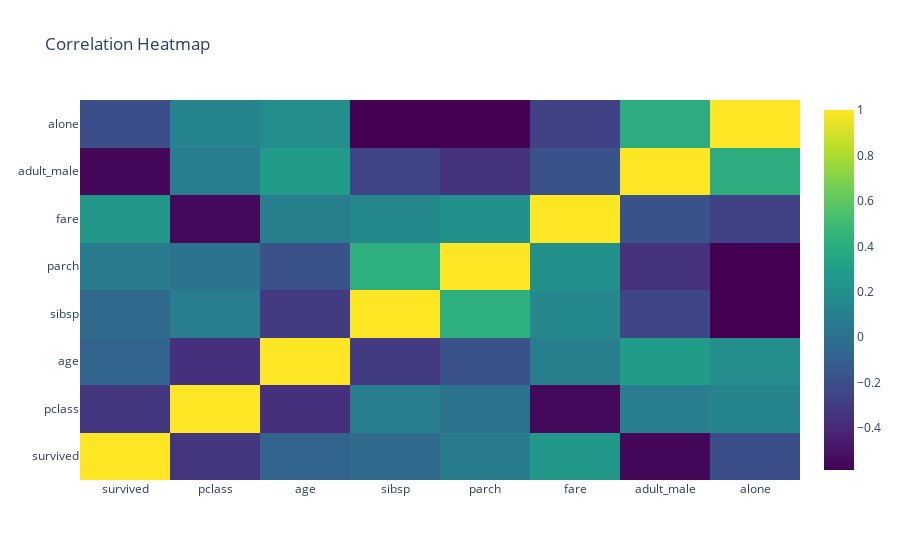

Notebook code for this chart:
### Code cell
corr = df.corr(numeric_only=True)
fig = go.Figure(data=go.Heatmap(
    z=corr.values,
    x=corr.columns,
    y=corr.index,
    colorscale="Viridis"
))
fig.update_layout(title="Correlation Heatmap")
fig.show()

### Figure 1 — Plotly figure (JSON) as saved in the notebook; plotly's stock layout.template omitted (floating-point values rounded to 4 significant figures)
{"data": [{"colorscale": [[0, "#440154"], [0.1111, "#482878"], [0.2222, "#3e4989"], [0.3333, "#31688e"], [0.4444, "#26828e"], [0.5556, "#1f9e89"], [0.6667, "#35b779"], [0.7778, "#6ece58"], [0.8889, "#b5de2b"], [1, "#fde725"]], "type": "heatmap", "x": ["survived", "pclass", "age", "sibsp", "parch", "fare", "adult_male", "alone"], "y": ["survived", "pclass", "age", "sibsp", "parch", "fare", "adult_male", "alone"], "z": [[1.0, -0.3385, -0.07722, -0.03532, 0.08163, 0.2573, -0.5571, -0.2034], [-0.3385, 1.0, -0.3692, 0.08308, 0.01844, -0.5495, 0.09404, 0.1352], [-0.07722, -0.3692, 1.0, -0.3082, -0.1891, 0.09607, 0.2803, 0.1983], [-0.03532, 0.08308, -0.3082, 1.0, 0.4148, 0.1597, -0.2536, -0.5845], [0.08163, 0.01844, -0.1891, 0.4148, 1.0, 0.2162, -0.3499, -0.5834], [0.2573, -0.5495, 0.09607, 0.1597, 0.2162, 1.0, -0.182, -0.2718], [-0.5571, 0.09404, 0.2803, -0.2536, -0.3499, -0.182, 1.0, 0.4047], [-0.2034, 0.1352, 0.1983, -0.5845, -0.5834, -0.2718, 0.4047, 1.0]]}], "layout": {"title": {"text": "Correlation Heatmap"}}}
